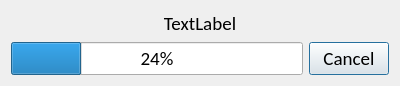
<?xml version="1.0" encoding="UTF-8"?>
<ui version="4.0">
 <class>Dialog</class>
 <widget class="QDialog" name="Dialog">
  <property name="geometry">
   <rect>
    <x>0</x>
    <y>0</y>
    <width>400</width>
    <height>82</height>
   </rect>
  </property>
  <property name="font">
   <font>
    <family>Calibri</family>
    <pointsize>14</pointsize>
   </font>
  </property>
  <property name="windowTitle">
   <string>Dialog</string>
  </property>
  <layout class="QGridLayout" name="gridLayout">
   <item row="1" column="1">
    <widget class="QPushButton" name="pushButton">
     <property name="font">
      <font>
       <pointsize>14</pointsize>
      </font>
     </property>
     <property name="text">
      <string>Cancel</string>
     </property>
    </widget>
   </item>
   <item row="1" column="0">
    <widget class="QProgressBar" name="progressBar">
     <property name="font">
      <font>
       <pointsize>14</pointsize>
      </font>
     </property>
     <property name="value">
      <number>24</number>
     </property>
    </widget>
   </item>
   <item row="0" column="0" colspan="2">
    <widget class="QLabel" name="label_post">
     <property name="font">
      <font>
       <pointsize>14</pointsize>
      </font>
     </property>
     <property name="text">
      <string>TextLabel</string>
     </property>
     <property name="alignment">
      <set>Qt::AlignCenter</set>
     </property>
    </widget>
   </item>
  </layout>
 </widget>
 <resources/>
 <connections>
  <connection>
   <sender>pushButton</sender>
   <signal>clicked()</signal>
   <receiver>Dialog</receiver>
   <slot>accept()</slot>
   <hints>
    <hint type="sourcelabel">
     <x>345</x>
     <y>65</y>
    </hint>
    <hint type="destinationlabel">
     <x>301</x>
     <y>-6</y>
    </hint>
   </hints>
  </connection>
 </connections>
</ui>
